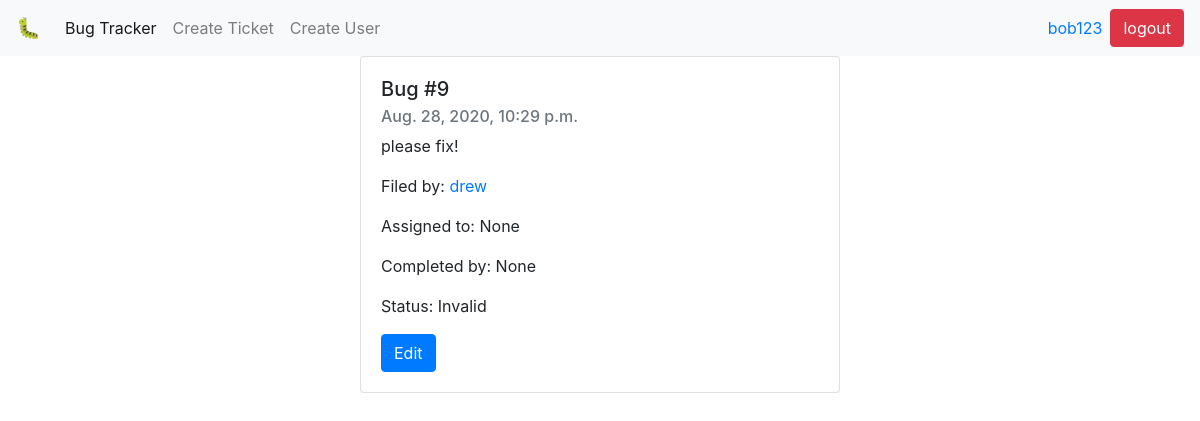
The app's page /ticket/9/ (signed in) with its own data.
### homepage/models.py (models this page shows)
class MyUser(AbstractUser):
    display_name = models.CharField(max_length=240)
    REQUIRED_FIELDS = ['display_name']

class Ticket(models.Model):
    title = models.CharField(max_length=240)
    date = models.DateTimeField(default=timezone.now)
    description = models.TextField()
    user_filed = models.ForeignKey(
        MyUser,
        related_name='filed',
        on_delete=models.CASCADE,
    )
    user_assigned = models.ForeignKey(
        MyUser,
        related_name='assigned',
        on_delete=models.CASCADE,
        blank=True,
        null=True,
    )
    user_completed = models.ForeignKey(
        MyUser,
        related_name='completed',
        on_delete=models.CASCADE,
        blank=True,
        null=True,
    )
    NEW = 'NE'
    IN_PROGRESS = 'IP'
    DONE = 'DO'
    INVALID = 'IN'
    STATUS_CHOICES = [
        (NEW, 'New'),
        (IN_PROGRESS, 'In Progress'),
        (DONE, 'Done'),
        (INVALID, 'Invalid'),
    ]
    status = models.CharField(
        max_length=2,
        choices=STATUS_CHOICES,
        default=NEW,
    )
    def status_verbose(self):
        return dict(Ticket.STATUS_CHOICES)[self.status]

### homepage/views.py (the view)
# urls.py: path('ticket/<int:ticket_id>/', views.ticket, name="ticket"),
@login_required
def ticket(request, ticket_id):
    ticket = Ticket.objects.filter(id=ticket_id).first()
    return render(request, "ticket.html", {"ticket": ticket})

### templates/ticket.html (shortened to what this page needs)
<!DOCTYPE html>
<html lang="en">
  <head>
    <link
      rel="stylesheet"
      href="https://stackpath.bootstrapcdn.com/bootstrap/4.5.2/css/bootstrap.min.css"
    />
  </head>
  <body>
    <nav class="navbar navbar-expand-lg navbar-light bg-light">
      <a class="navbar-brand" href="/">🐛</a>
      <div class="collapse navbar-collapse" id="navbarSupportedContent">
        <ul class="navbar-nav mr-auto">
          <li class="nav-item active">
            <a class="nav-link" href="/"
              >Bug Tracker<span class="sr-only">(current)</span></a
            >
          </li>
          <li class="nav-item">
            <a class="nav-link" href="/addticket/">Create Ticket</a>
          </li>
          <li class="nav-item">
            <a class="nav-link" href="/signup/">Create User</a>
          </li>
        </ul>
      </div>
      <a href="/user/{{ request.user.id }}" class="nav-item mr-sm-2"
        >{{ request.user.username }}</a
      >
      <a class="btn btn-danger" href="/logout/" class="nav-item my-2 my-sm-0"
        >logout</a
      >
    </nav>
    <div class="card" style="width: 30rem; margin: 0 auto">
      <div class="card-body">
        <h5 class="card-title">{{ ticket.title}} #{{ ticket.id }}</h5>
        <h6 class="card-subtitle mb-2 text-muted">{{ ticket.date }}</h6>
        <p class="card-text">{{ ticket.description }}</p>
        <p class="card-text">
          Filed by: {% if ticket.user_filed %}
          <a href="/user/{{ ticket.user_filed.id }}">{{ ticket.user_filed }}</a>
          {% else %} {{ ticket.user_filed }} {% endif %}
        </p>
        <p class="card-text">
          Assigned to: {% if ticket.user_assigned %}
          <a href="/user/{{ ticket.user_assigned.id }}"
            >{{ ticket.user_assigned }}</a
          >
          {% else %} {{ ticket.user_assigned }} {% endif %}
        </p>
        <p class="card-text">
          Completed by: {% if ticket.user_completed %}
          <a href="/user/{{ ticket.user_completed.id }}"
            >{{ ticket.user_completed }}</a
          >
          {% else %} {{ ticket.user_completed }} {% endif %}
        </p>
        <p class="card-text">Status: {{ ticket.status_verbose }}</p>
        <a href="/ticket/{{ ticket.id }}/edit/" class="btn btn-primary">Edit</a>
      </div>
    </div>
  </body>
</html>

### records on screen
MyUser: user.username "bob123"
Ticket: title "Bug", id "9", date "Aug. 28, 2020, 10:29 p.m.", description "please fix!", user_filed "drew", user_assigned "None", user_completed "None", status_verbose "Invalid"
